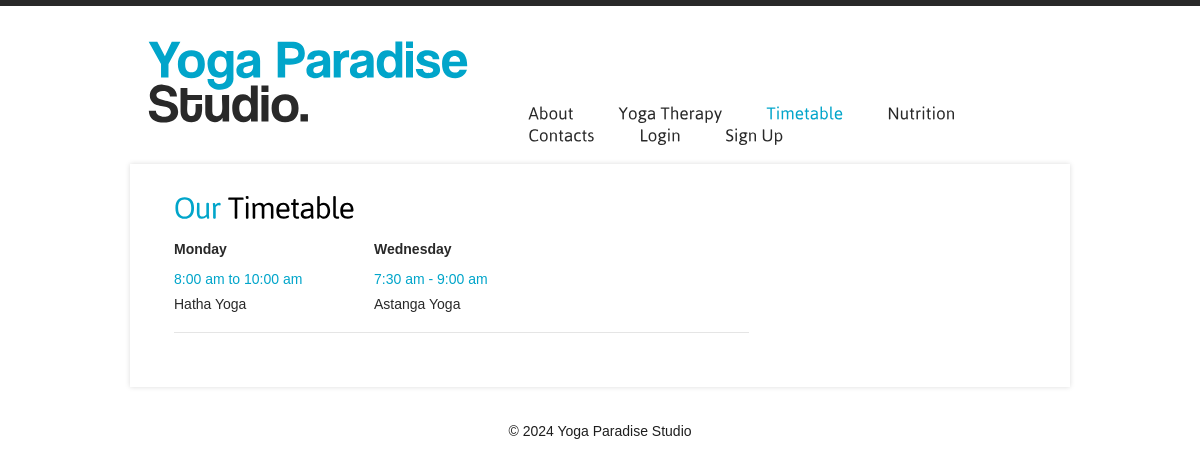
The page /timetable/ on the database as committed earlier.
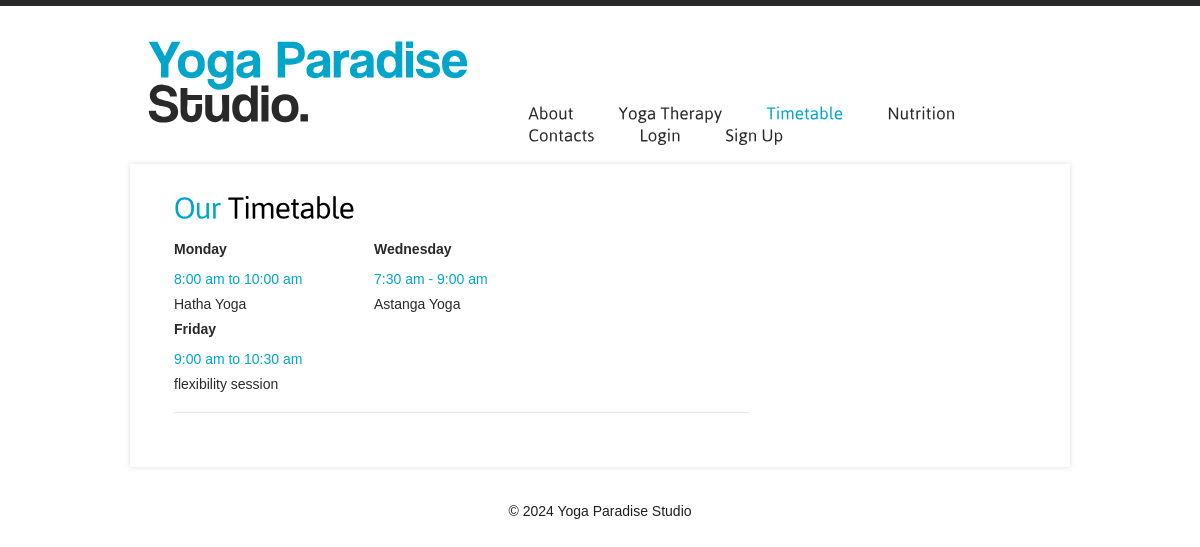
The same page on the database as committed later.
### my_yoga/models.py (models this page shows, shortened)
class TimetableEntry(models.Model):
    DAY_CHOICES = [
        ('Monday', 'Monday'),
        ('Tuesday', 'Tuesday'),
        ('Wednesday', 'Wednesday'),
        ('Thursday', 'Thursday'),
        ('Friday', 'Friday'),
        ('Saturday', 'Saturday'),
        ('Sunday', 'Sunday'),
    ]
    day = models.CharField(max_length=20, choices=DAY_CHOICES)
    time = models.CharField(max_length=20)
    yoga_type = models.CharField(max_length=100)

### my_yoga/views.py (the view)
# urls.py: path('timetable/', views.timetable, name='timetable'),
def timetable(request):
    timetable_entries = TimetableEntry.objects.all()
    return render(request, 'my_yoga/timetable.html', {'timetable_entries': timetable_entries})

### my_yoga/templates/my_yoga/timetable.html (shortened to what this page needs)
{% load static %}
<!DOCTYPE html>
<html lang="en">
<head>
    <link rel="stylesheet" type="text/css" media="screen" href="{% static 'my_yoga/css/reset.css' %}">
    <link rel="stylesheet" type="text/css" media="screen" href="{% static 'my_yoga/css/style.css' %}">
    <link rel="stylesheet" type="text/css" media="screen" href="{% static 'my_yoga/css/grid_12.css' %}">
</head>
<body>
    <div class="main">
        <div class="bg-img"></div>
        <header>
            <h1><a href="{% url 'index' %}">Yoga Paradise <strong>Studio.</strong></a></h1>
            <nav>
                <div class="social-icons"> <a href="#" class="icon-2"></a> <a href="#" class="icon-1"></a> </div>
                <ul class="menu">
                    <li><a href="{% url 'index' %}">About</a></li>
                    <li><a href="{% url 'trainings' %}">Yoga Therapy</a></li>
                    <li class="current"><a href="{% url 'timetable' %}">Timetable</a></li>
                    <li><a href="{% url 'nutrition' %}">Nutrition</a></li>
                    <li><a href="{% url 'contacts' %}">Contacts</a></li>
                    {% if user.is_authenticated %}
                        <li><a href="{% url 'logout' %}">Logout</a></li>
                        <li><a href="#">{{ user.username }}</a></li>
                    {% else %}
                        <li><a href="{% url 'login' %}">Login</a></li>
                        <li><a href="{% url 'signup' %}">Sign Up</a></li>
                    {% endif %}
                </ul>
            </nav>
        </header>
        <section id="content">
            <div class="container_12">
                <div class="grid_12">
                    <div class="box-shadow">
                        <div class="wrap block-2">
                            <div class="col-1">
                                <h2 class="p3" style="color: #000000;"><span class="color-1">Our</span> Timetable</h2>
                                <div class="wrap box-2 border-1">
                                    {% for entry in timetable_entries %}
                                    <div>
                                        <p><strong>{{ entry.day }}</strong></p>
                                        <p class="color-1">{{ entry.time }}</p>
                                        <p>{{ entry.yoga_type }}</p>
                                    </div>
                                    {% endfor %}
                                </div>
                            </div>
                        </div>
                    </div>
                </div>
            </div>
        </section>
        <footer>
            <p>© 2024 Yoga Paradise Studio</p>
        </footer>
    </div>
</body>
</html>

### my_yoga/static/my_yoga/css/style.css (style rules this page uses)
html, body { width:100%; padding:0; margin:0; }
body { font: 14px/25px Arial, Helvetica, sans-serif; color:#292929; min-width:960px; background: url(../images/bg.gif) center 0 repeat; border-top:#292929 6px solid; }
.main { width:960px; margin:0 auto; position:relative; }
a { text-decoration:none; cursor:pointer; }
.color-1 { color:#01a5ca; }
h2 { font-size:30px; line-height:36px; color:#292929; font-weight:normal; letter-spacing:-1px; }
ul { margin:0; padding:0; list-style-image:none; }
.wrap { overflow:hidden; position:relative }
.p3 { padding-bottom:12px; }
header { width:100%; z-index:101; position:relative; overflow:hidden; padding-bottom:17px; }
h1 { float:left; margin:23px 0 0px 29px; }
h1 a { font-size:53px; line-height:65px; color:#01a5ca; letter-spacing:1px; display:inline-block; }
h1 a strong { display:block; color:#292929; margin-top:-21px; font-weight:normal; }
.social-icons { overflow:hidden; text-align:right; margin-top:35px; }
.social-icons a { display:inline-block; width:23px; height:23px; float:right; }
.icon-1 { background:url(../images/icon-1.png) 0 0 no-repeat; }
.icon-2 { background:url(../images/icon-2.png) 0 0 no-repeat; margin-left:7px; }
nav { overflow:hidden; margin-right:30px; }
ul.menu { float:right; margin-top:39px; }
ul.menu li { float:left; line-height:20px; margin:0px 0 0px 44px; }
ul.menu li a { font-size:17px; line-height:22px; color:#292929; display:inline-block; }
ul.menu li a:hover, ul.menu li.current a { color:#01a5ca; }
.bg-img { background:url(../images/bg-img.gif) 0 0 no-repeat; width:150px; height:6px; position:absolute; top:-6px; left:-152px; }
#content { width:100%; }
.box-shadow { box-shadow: 0px 0px 5px #dbdbdb; background:#fff; }
.block-2 { padding:25px 30px 45px 44px; }
.col-1 { float:left; width:575px; margin-right:65px; }
.box-2>div { float:left; width:170px; margin-right:30px; }
.box-2 p.color-1 { margin-top:5px; }
.border-1 { border-bottom:#e5e5e5 1px solid; padding-bottom:15px; margin-bottom:9px; }
footer { width:100%; position:relative; overflow:hidden; text-align:center; padding:32px 0 45px 0; }
footer p { color:#1e1e1e; }

### my_yoga/static/my_yoga/css/grid_12.css (style rules this page uses)
.container_12 { margin-left:auto; margin-right:auto; width:960px }
.grid_1, .grid_2, .grid_3, .grid_4, .grid_5, .grid_6, .grid_7, .grid_8, .grid_9, .grid_10, .grid_11, .grid_12 { display:inline; float:left; position:relative; margin:0 10px }
.container_12 .grid_12 { width:940px }

Rows that differ between the two databases and show on the page:
added TimetableEntry: day "Friday", time "9:00 am to 10:30 am", yoga_type "flexibility session"
